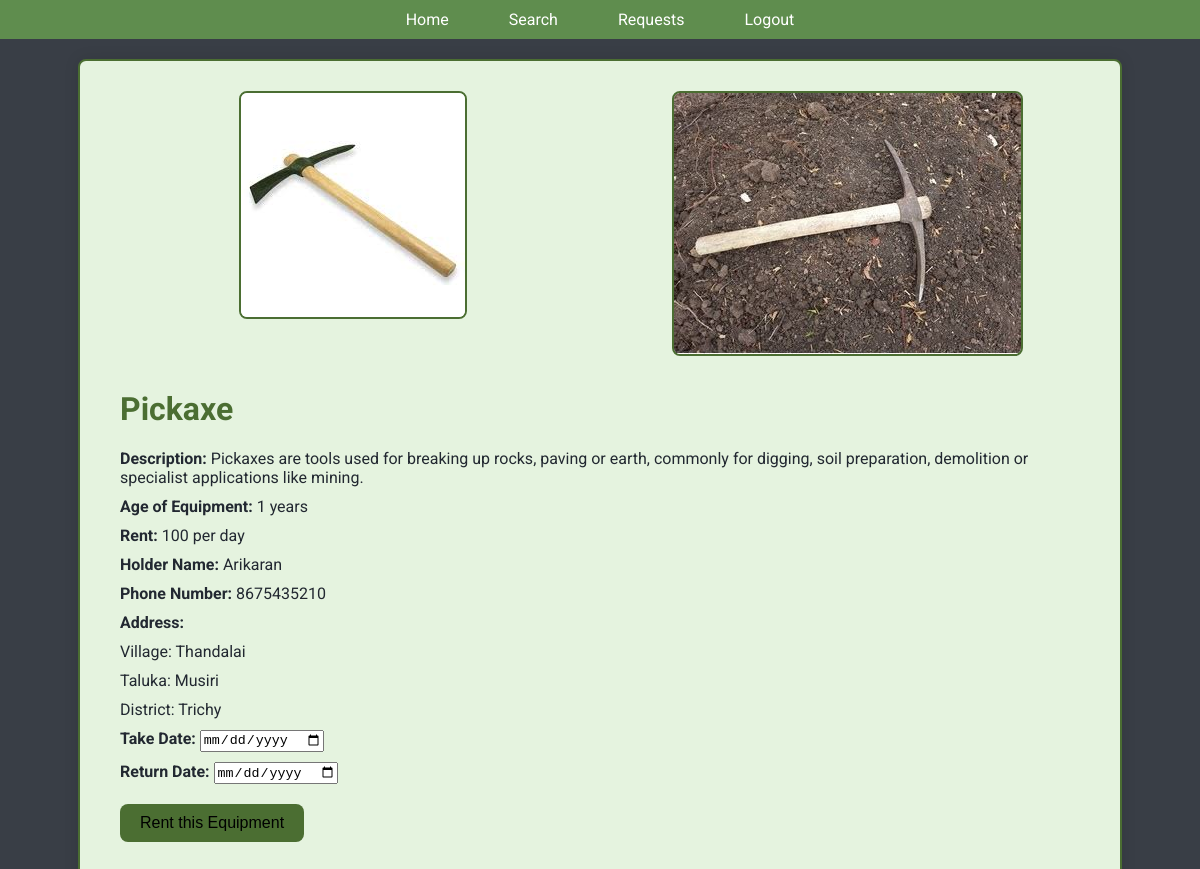
Screenshot of /equipmentdetail/1/ with the database file from the repository.
### farmapp/models.py (models this page shows, shortened)
class Equipment(models.Model):
    s_no=models.AutoField
    equipmentholder_id=models.IntegerField(null=True)
    equipment_id=models.IntegerField(null=True)
    username=models.CharField(max_length=75,default="")
    password=models.CharField(max_length=75,default="")
    phone_no=models.IntegerField(null=True)
    village=models.CharField(max_length=75,default="")
    taluka=models.CharField(max_length=75,default="")
    district=models.CharField(max_length=75,default="")
    description=models.TextField(default="")
    old=models.IntegerField(null=True)
    equipmentname=models.CharField(max_length=75,default="")
    rent=models.IntegerField()
    image1= models.ImageField(upload_to="farmapp/images",default="")
    image2= models.ImageField(upload_to="farmapp/images",default="")

### farmapp/views.py (the view)
# urls.py: path('equipmentdetail/<int:equipment_id>/', views.equipmentdetail, name='equipmentdetail'),
def equipmentdetail(request, equipment_id):
    equipment = get_object_or_404(Equipment, equipment_id=equipment_id)
    return render(request, 'detailequipement.html', {'equipment': equipment})

### templates/detailequipement.html (shortened to what this page needs)
{% load static %}
<!DOCTYPE html>
<html lang="en">
<head>
    <link rel="stylesheet" href="{% static 'detailequipment.css' %}">
</head>
<body>
    <header>
        <nav>
            <ul class="navbar">
                <li><a href="/customerpage">Home</a></li>
                <li><a href="/searchpage">Search</a></li>
                <li><a href="/requests">Requests</a></li>
                <li><a href="/handlelogout" class="button">Logout</a></li>
            </ul>
        </nav>
    </header>
    <main>
        <div class="equipment-details">
            <div class="equipment-images">
                <div class="equipment-image">
                    <img src="/media/{{ equipment.image1 }}" alt="{{ equipment.equipmentname }} Image 1">
                </div>
                <div class="equipment-image">
                    <img src="/media/{{ equipment.image2 }}" alt="{{ equipment.equipmentname }} Image 2">
                </div>
            </div>
            <div class="equipment-info">
                <h1>{{ equipment.equipmentname }}</h1>
                <p><strong>Description:</strong> {{ equipment.description }}</p>
                <p><strong>Age of Equipment:</strong> {{ equipment.old }} years</p>
                <p><strong>Rent:</strong> {{ equipment.rent }} per day</p>
                <p><strong>Holder Name:</strong> {{ equipment.username }}</p>
                <p><strong>Phone Number:</strong> {{ equipment.phone_no }}</p>
                <p><strong>Address:</strong></p>
                <p>Village: {{ equipment.village }}</p>
                <p>Taluka: {{ equipment.taluka }}</p>
                <p>District: {{ equipment.district }}</p>
                <form action="/apply/{{equipment.equipment_id}}" method="post">
                    <p>
                        <label for="take_date"><strong>Take Date:</strong></label>
                        <input type="date" id="take_date" name="take" required>
                    </p>
                    <p>
                        <label for="return_date"><strong>Return Date:</strong></label>
                        <input type="date" id="return_date" name="give" required>
                    </p>
                    <button type="submit" class="rent-button">Rent this Equipment</button>
                </form>
            </div>
        </div>
    </main>
</body>
</html>

### static/detailequipment.css (style rules this page uses)
body { margin: 0; font-family: "Roboto", sans-serif; background-color: #393e46; color: #eeeeee; }
header { display: flex; justify-content: center; padding: 10px; background-color: #5f8d4e; color: white; }
.navbar { list-style: none; padding: 0; margin: 0; display: flex; justify-content: center; }
.navbar li { margin: 0 15px; }
.navbar a { color: white; text-decoration: none; padding: 10px 15px; border-radius: 4px; }
.equipment-details { display: flex; flex-wrap: wrap; margin: 20px auto; padding: 20px; max-width: 1000px; background-color: #e5f3df; border: 2px solid #4b6e32; border-radius: 8px; box-shadow: 0 0 15px rgba(0, 0, 0, 0.1); }
.equipment-images { display: flex; flex: 1 1 40%; padding: 10px; gap: 10px; }
.equipment-image { flex: 1; text-align: center; }
.equipment-image img { max-width: 100%; border-radius: 8px; border: 2px solid #4b6e32; }
.equipment-info { flex: 1 1 60%; padding: 20px; }
.equipment-info h1 { margin-top: 0; color: #4b6e32; }
.equipment-info p { margin: 10px 0; color: #222831; }
.rent-button { display: block; margin: 20px 0; padding: 10px 20px; background-color: #4b6e32; border: none; border-radius: 8px; cursor: pointer; font-size: 16px; transition: background-color 0.3s ease; }

### rows the page displays
Equipment: image1 (picture), image2 (picture), equipmentname "Pickaxe", description "Pickaxes are tools used for breaking up rocks, paving or earth, commonly for digging, soil preparation, demolition or specialist applications like mining.", old "1", rent "100", username "Arikaran", phone_no "8675435210", village "Thandalai", taluka "Musiri", district "Trichy"
